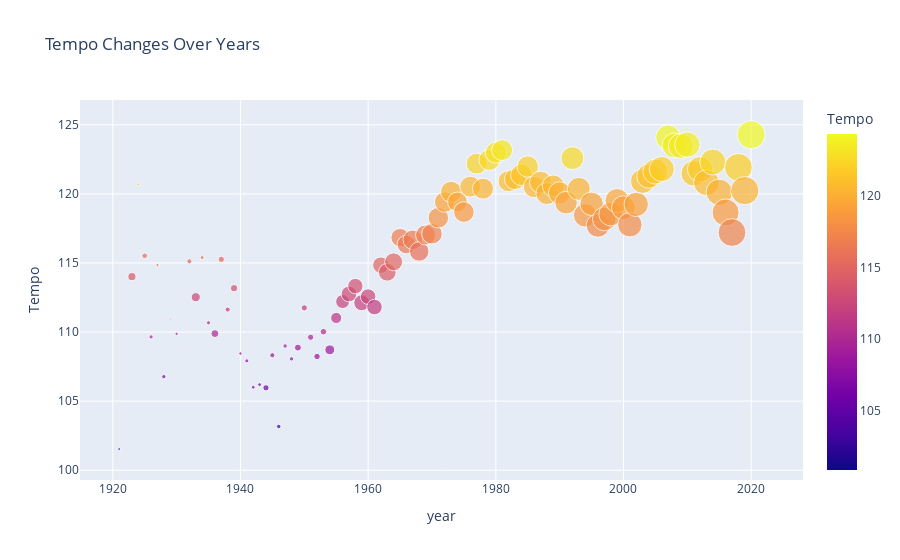

Here is the notebook cell this chart was saved with:
### Code cell
# Tempo Changes Over Years
fig = px.scatter(year_data, x='year', y='tempo', color='tempo', size='popularity',
                 title='Tempo Changes Over Years', labels={'tempo': 'Tempo'})
fig.show()
